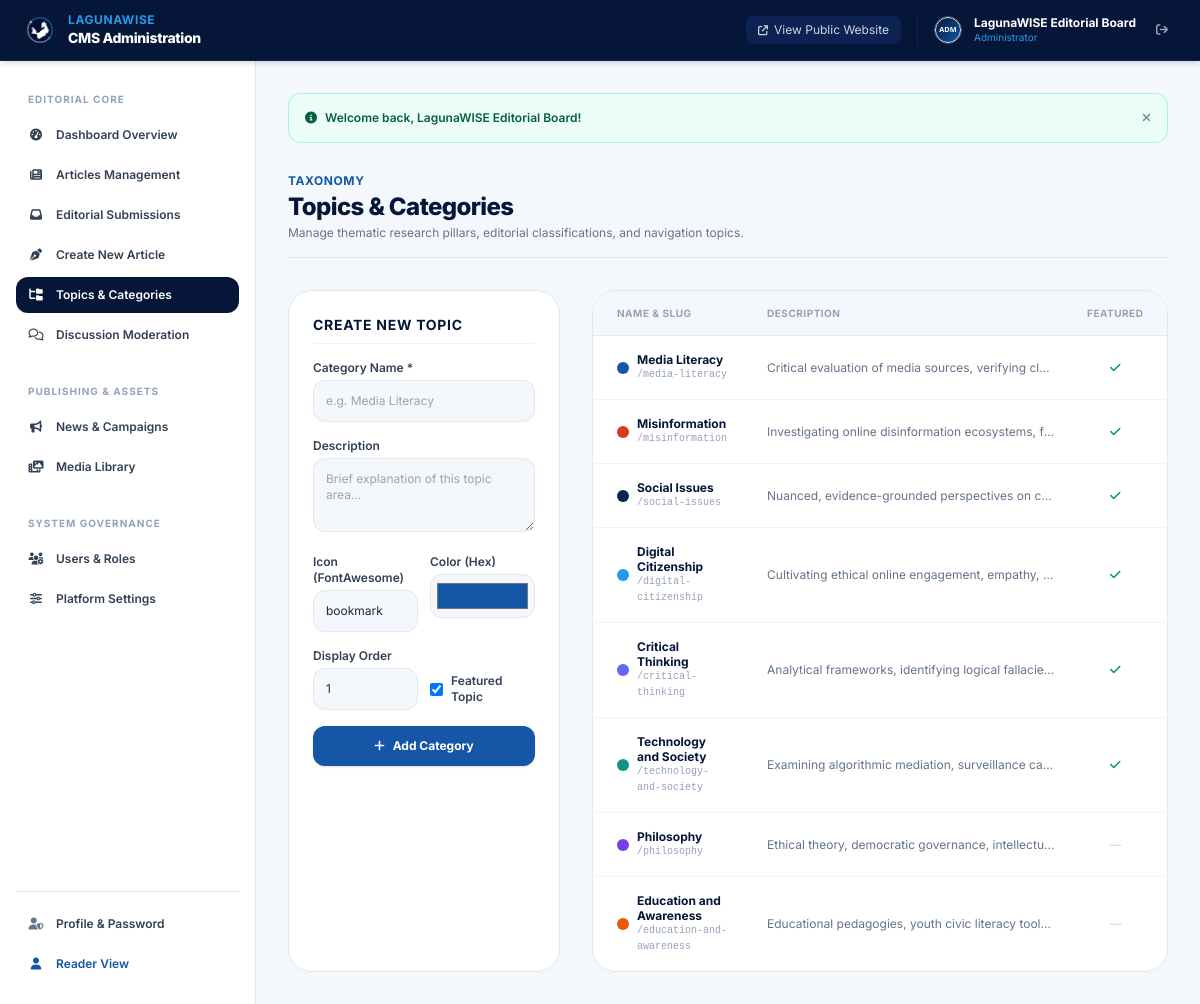
/admin/categories.php (signed in), run on the app's committed database.
### tables this page shows
CREATE TABLE `users` (
    `id` INT UNSIGNED AUTO_INCREMENT PRIMARY KEY,
    `name` VARCHAR(100) NOT NULL,
    `username` VARCHAR(50) NOT NULL UNIQUE,
    `email` VARCHAR(150) NOT NULL UNIQUE,
    `password_hash` VARCHAR(255) NOT NULL,
    `bio` TEXT NULL,
    `avatar` VARCHAR(255) NULL DEFAULT 'assets/images/default-avatar.svg',
    `status` ENUM('active', 'inactive', 'suspended') NOT NULL DEFAULT 'active',
    `must_change_password` TINYINT(1) NOT NULL DEFAULT 0,
    `last_login_at` DATETIME NULL,
    `created_at` TIMESTAMP DEFAULT CURRENT_TIMESTAMP,
    `updated_at` TIMESTAMP DEFAULT CURRENT_TIMESTAMP ON UPDATE CURRENT_TIMESTAMP,
    INDEX `idx_users_email` (`email`),
    INDEX `idx_users_username` (`username`),
    INDEX `idx_users_status` (`status`)
);

CREATE TABLE `categories` (
    `id` INT UNSIGNED AUTO_INCREMENT PRIMARY KEY,
    `name` VARCHAR(100) NOT NULL UNIQUE,
    `slug` VARCHAR(120) NOT NULL UNIQUE,
    `description` TEXT NULL,
    `icon` VARCHAR(50) NULL DEFAULT 'book-open',
    `color_hex` VARCHAR(20) NULL DEFAULT '#1557A6',
    `is_featured` TINYINT(1) NOT NULL DEFAULT 0,
    `display_order` INT NOT NULL DEFAULT 0,
    `created_at` TIMESTAMP DEFAULT CURRENT_TIMESTAMP,
    INDEX `idx_categories_slug` (`slug`)
);

### admin/categories.php (the view, shortened to what the rows shown need)
<?php
require_role(['administrator', 'super_admin', 'admin']);
$db = Database::getConnection();
$categories = $db->query("
    SELECT c.*, COUNT(ac.article_id) AS article_count
    FROM categories c
    LEFT JOIN article_categories ac ON c.id = ac.category_id
    GROUP BY c.id
    ORDER BY c.display_order ASC, c.name ASC
")->fetchAll();
require_once __DIR__ . '/includes/admin-header.php';
?>
<div class="flex flex-col sm:flex-row sm:items-center justify-between gap-4 pb-4 border-b border-slate-200">
    <div>
        <h1 class="text-2xl font-extrabold text-navy-900 tracking-tight">Topics &amp; Categories</h1>
    </div>
</div>
<div class="grid grid-cols-1 lg:grid-cols-12 gap-8">
    <div class="lg:col-span-4 bg-white p-6 rounded-3xl border border-slate-200 shadow-xs space-y-4">
        <h2 class="text-sm font-bold text-navy-900 uppercase tracking-wider pb-2 border-b border-slate-100">
            Create New Topic
        </h2>
    </div>
    <div class="lg:col-span-8 bg-white rounded-3xl border border-slate-200 shadow-xs overflow-hidden">
        <div class="overflow-x-auto">
            <table class="w-full text-left border-collapse text-xs">
                <thead>
                    <tr class="bg-surface text-slate-400 uppercase tracking-wider font-bold text-[10px] border-b border-slate-200">
                        <th class="py-3.5 px-6">Name &amp; Slug</th>
                        <th class="py-3.5 px-4">Description</th>
                        <th class="py-3.5 px-4 text-center">Featured</th>
                        <th class="py-3.5 px-4 text-center">Articles</th>
                    </tr>
                </thead>
                <tbody class="divide-y divide-slate-100 text-slate-700">
                    <?php foreach ($categories as $cat): ?>
                        <tr class="hover:bg-slate-50 transition">
                            <td class="py-4 px-6 font-bold text-navy-900">
                                <div class="flex items-center gap-2">
                                    <span class="w-3 h-3 rounded-full shrink-0" style="background-color: <?= e($cat['color_hex'] ?? '#1557A6') ?>"></span>
                                    <div>
                                        <p class="leading-tight"><?= e($cat['name']) ?></p>
                                        <p class="text-[10px] text-slate-400 font-mono font-normal">/<?= e($cat['slug']) ?></p>
                                    </div>
                                </div>
                            </td>
                            <td class="py-4 px-4 text-slate-500 max-w-xs truncate">
                                <?= e($cat['description']) ?>
                            </td>
                            <td class="py-4 px-4 text-center">
                                <?= $cat['is_featured'] ? '<span class="text-emerald-600 font-bold"><i class="fa-solid fa-check"></i></span>' : '<span class="text-slate-300">—</span>' ?>
                            </td>
                            <td class="py-4 px-4 text-center font-bold">
                            </td>
                        </tr>
                    <?php endforeach; ?>
                </tbody>
            </table>
        </div>
    </div>
</div>
<?php require_once __DIR__ . '/includes/admin-footer.php'; ?>

### admin/includes/admin-header.php (shortened to what the rows shown need)
<?php
$currentUser = current_user();
?>
<!DOCTYPE html>
<html lang="en">
<head>
    <link rel="stylesheet" href="https://cdnjs.cloudflare.com/ajax/libs/font-awesome/6.4.2/css/all.min.css">
    <script src="https://cdn.tailwindcss.com"></script>
</head>
<body class="bg-surface text-slate-800 antialiased font-sans min-h-screen flex flex-col">
    <header class="bg-navy-900 text-white sticky top-0 z-40 border-b border-navy-800 shadow-md">
        <div class="px-4 sm:px-6 py-3 flex items-center justify-between">
            <div class="flex items-center gap-4 text-xs">
                <div class="flex items-center gap-3 border-l border-navy-800 pl-4">
                    <img src="<?= asset($currentUser['avatar'] ?? 'assets/images/default-avatar.svg') ?>"
                         alt="<?= e($currentUser['name']) ?>"
                         class="w-7 h-7 rounded-full object-cover border border-slate-600">
                    <div class="hidden md:block text-left">
                        <p class="font-bold text-white text-xs leading-none"><?= e($currentUser['name']) ?></p>
                        <p class="text-[10px] text-lwblue-light capitalize leading-tight mt-0.5"><?= e(str_replace('_', ' ', $currentUser['primary_role'])) ?></p>
                    </div>
                    <a href="<?= url('auth/logout.php') ?>" class="p-2 text-slate-400 hover:text-rose-400" title="Log Out">
                        <i class="fa-solid fa-arrow-right-from-bracket"></i>
                    </a>
                </div>
            </div>
        </div>
    </header>
    <div class="flex-1 flex overflow-hidden">
        <main class="flex-1 overflow-y-auto p-4 sm:p-8 bg-surface">
            <div class="max-w-7xl mx-auto space-y-8">

### data on the page
users: avatar (picture), name "LagunaWISE Editorial Board"
categories: name "Media Literacy", slug "media-literacy", description "Critical evaluation of media sources, verifying cl…", is_featured 1 (drawn)
categories: name "Misinformation", slug "misinformation", description "Investigating online disinformation ecosystems, f…", is_featured 1 (drawn)
categories: name "Social Issues", slug "social-issues", description "Nuanced, evidence-grounded perspectives on c…", is_featured 1 (drawn)
categories: name "Digital Citizenship", slug "digital-citizenship", description "Cultivating ethical online engagement, empathy,…", is_featured 1 (drawn)
categories: name "Critical Thinking", slug "critical-thinking", description "Analytical frameworks, identifying logical fallacie…", is_featured 1 (drawn)
categories: name "Technology and Society", slug "technology-and-society", description "Examining algorithmic mediation, surveillance ca…", is_featured 1 (drawn)
categories: name "Philosophy", slug "philosophy", description "Ethical theory, democratic governance, intellectu…"
categories: name "Education and Awareness", slug "education-and-awareness", description "Educational pedagogies, youth civic literacy tool…"

### other printed values
str_replace('_', ' ', $currentUser['primary_role']) "Administrator"
$f['message'] "Welcome back, LagunaWISE Editorial Board!"
